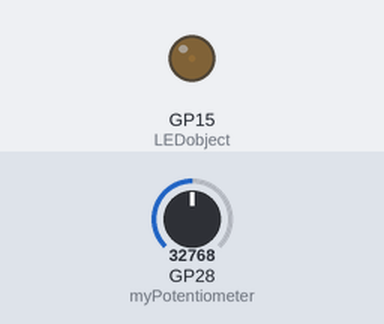
This program was run on a simulated Raspberry Pi Pico running MicroPython. On the bench: output pins drawn as LEDs (lit = HIGH). The test bench sets the inputs (shaded band); at power-on: GP28 (myPotentiometer) = 32768 (analog values on the 0–65535 scale). What the program prints to the serial console is not drawn.

Above: at 1.2 s.
1.3 s: GP28 (myPotentiometer) set to 57670
At 1.7 s:
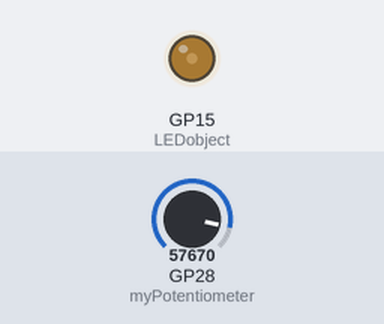
2.8 s: GP28 (myPotentiometer) set to 65535
At 4.0 s:
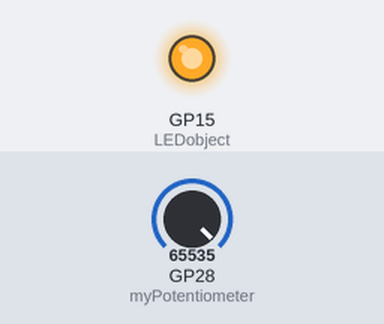
4.3 s: GP28 (myPotentiometer) set to 32767
At 5.1 s:
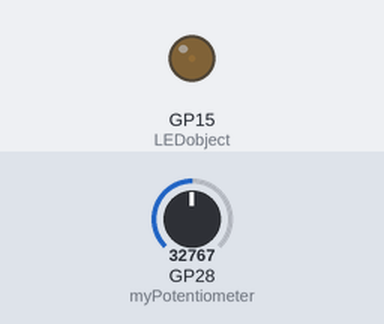
Timing chart, 0 to 7.3 s (numbered marks = the images above; inputs shaded):
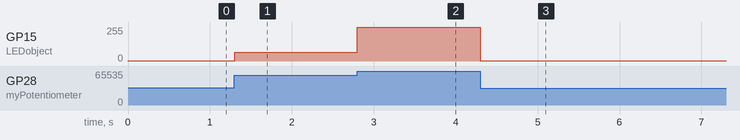

The program:

DimmableLEDWithPotentiometer.py
```python
from machine import Pin,ADC,PWM
from time import sleep
LEDPin=15
potentiometerPin=28
myPotentiometer=ADC(potentiometerPin)
LEDobject=PWM(Pin(LEDPin))
LEDobject.freq(1000)
LEDobject.duty_u16(0)
while True:
    potentiometerValue=myPotentiometer.read_u16()
    exponentValue=(16/65550)*potentiometerValue
    brightness=(2)**exponentValue
    #LEDobject.duty_u16(int(potentiometerValue))
    print(potentiometerValue,exponentValue,brightness)
    LEDobject.duty_u16(int(brightness))
```

Measured:
- after the input at 1.3 s, GP15 (LEDobject): 1/255 → 67/255 at once
- after the input at 2.8 s, GP15 (LEDobject): 67/255 → 254/255 at once
- after the input at 4.3 s, GP15 (LEDobject): 254/255 → 1/255 at once
